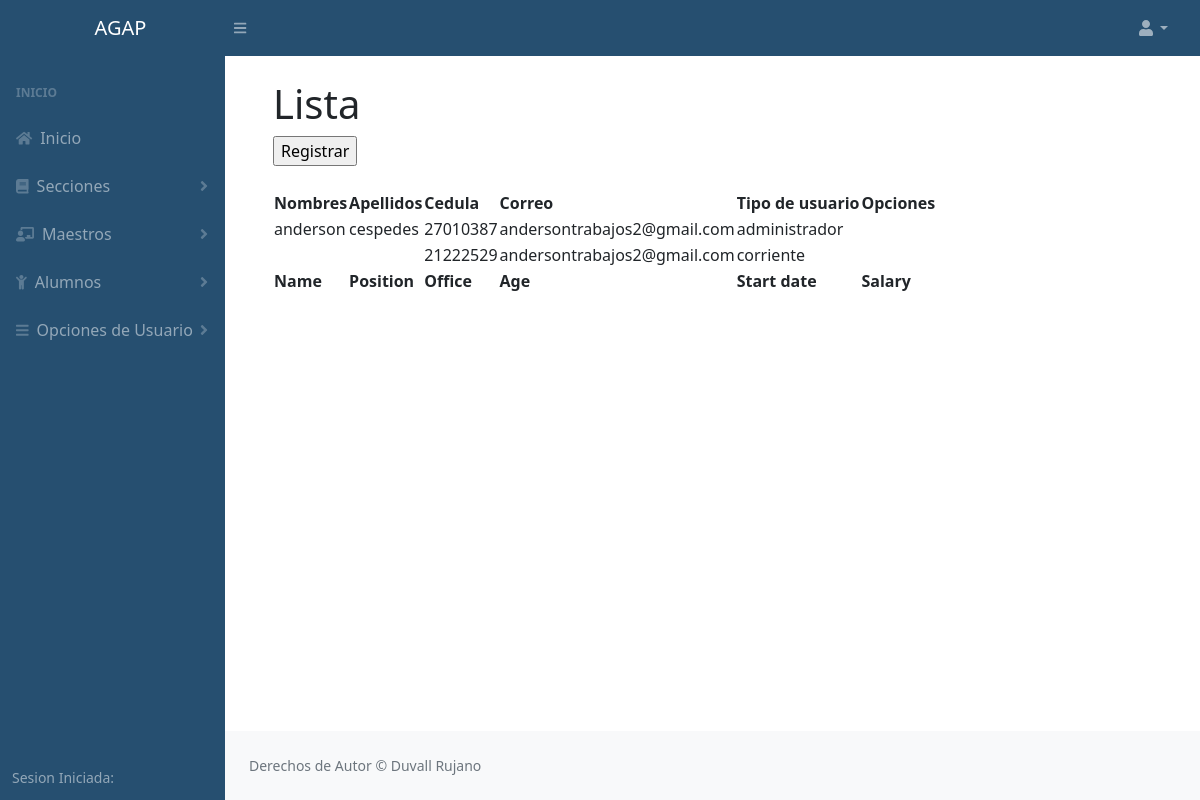
/solicitudes.php, run on an earlier commit of the app's database.
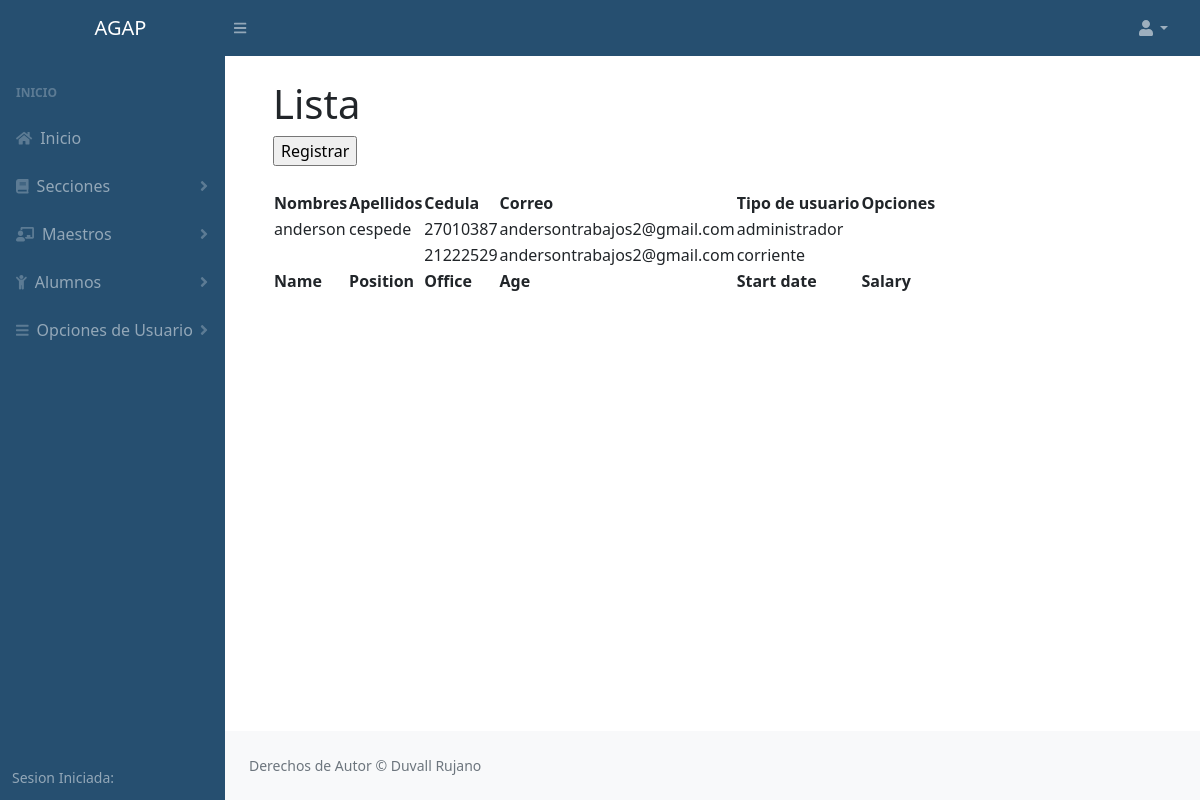
And on a later commit of the database.
### tables this page shows
CREATE TABLE `usuario` (
  `id` int(11) NOT NULL AUTO_INCREMENT,
  `nombres` varchar(62) NOT NULL,
  `apellidos` varchar(59) NOT NULL,
  `cedula` int(19) NOT NULL,
  `nacimiento` varchar(56) NOT NULL,
  `usuario` varchar(67) NOT NULL,
  `pass` varchar(78) NOT NULL,
  `correo` varchar(250) NOT NULL,
  `imagen_us` varchar(250) NOT NULL DEFAULT 'imagen/descarga.png' COMMENT 'adaqwad',
  `tipo_usu` varchar(100) NOT NULL DEFAULT 'corriente',
  `estado` varchar(100) NOT NULL DEFAULT 'desactvado',
  PRIMARY KEY (`id`),
  UNIQUE KEY `cedula` (`cedula`)
);

### php/users/conexion.php (called while the page is built, shortened)
<?php
	class conexion
	{
		private $host;
		private $user;
		private $password;
		private $database;
		function __construct(){
			$this->host 	= "localhost";
			$this->user 	= "root";
			$this->password = "";
			$this->database = "agap";
		}
		public function conectar(){
			$conexion = mysqli_connect($this->host, $this->user, $this->password, $this->database);
			return $conexion;
		}
	}
 ?>

### php/users/users.php (called while the page is built, shortened)
<?php
	include "conexion.php";
	class users
	{
		private $link;
		function __construct()
		{
			$this->conn  = new conexion();
			$this->link  = $this->conn->conectar();
		}
		public function getUser()
		{
			$query  = "SELECT * FROM usuario";
			$result = mysqli_query($this->link, $query);
			$data   = array();
			while ($data[] = mysqli_fetch_assoc($result));
			array_pop($data);
			return $data;
		}
	}
?>

### solicitudes.php (the view, shortened to what this page needs)
<?php
include "php/users/users.php";
        $user      = new users;
        $users     = $user->getUser();
?>
<!DOCTYPE html>
<html lang="en">
    <head>
        <link href="https://cdn.jsdelivr.net/npm/simple-datatables@latest/dist/style.css" rel="stylesheet" />
        <link href="css/styles.css" rel="stylesheet" />
    </head>
    <body class="sb-nav-fixed">
          <?php include "php/acceso.php"?>
                    <div class="container-fluid px-4">
                        <h1 class="mt-4">Lista</h1>
                        <ol class="breadcrumb mb-4">
<div> <input type="button" onclick="location='registro_alumno.php'" value="Registrar"> </div>
                        </ol>
                                <table id="datatablesSimple">
                                    <thead>
                                        <tr>
                                            <th>Nombres</th>
                                            <th>Apellidos</th>
                                            <th>Cedula</th>
                                            <th>Correo</th>
                                            <th>Tipo de usuario</th>
                                            <th>Opciones</th>
                                        </tr>
                                    </thead>
                                    <tfoot>
                                        <tr>
                                            <th>Name</th>
                                            <th>Position</th>
                                            <th>Office</th>
                                            <th>Age</th>
                                            <th>Start date</th>
                                            <th>Salary</th>
                                        </tr>
                                    </tfoot>
                                    <tbody>
                         <?php
                    if (count($users)>0) {
                        foreach ($users as $column => $value) {
                ?>
                                        <tr>
                                            <td><?php echo $value['nombres'];?></td>
                                            <td><?php echo $value['apellidos'];?></td>
                                            <td><?php echo $value['cedula'];?></td>
                                            <td><?php echo $value['correo'];?></td>
                                            <td><?php echo $value['tipo_usu'];?></td>
                                            <td></td>
                                        </tr>
                                <?php }  ?>
                                 <?php }  ?>
                                    </tbody>
                                </table>
                </main>
                <footer class="py-4 bg-light mt-auto">
                    <div class="container-fluid px-4">
                        <div class="d-flex align-items-center justify-content-between small">
                            <div class="text-muted">Derechos de Autor &copy; Duvall Rujano</div>
                        </div>
                    </div>
                </footer>
            </div>
        </div>
    </body>
</html>

What changed in the data, as far as the page shows it:
changed usuario "anderson": apellidos "cespedes" → "cespede"
